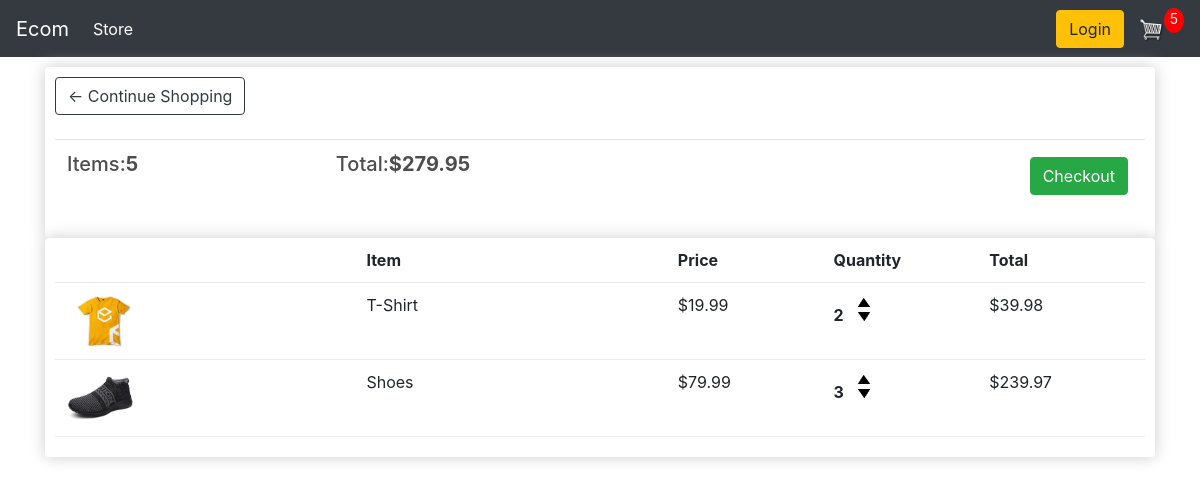
The app's page /cart/ (signed in) with its own data.
### store/models.py (models this page shows, shortened)
class Order(models.Model):
    customer = models.ForeignKey(Customer, on_delete=models.SET_NULL, blank=True, null=True)
    date_ordered = models.DateTimeField(auto_now_add=True, )
    complete = models.BooleanField(default=False, null=True, blank=False)
    transaction_id = models.CharField(max_length=200, null=True)
    @property
    def get_cart_total(self):
        orderitems = self.orderitem_set.all()
        total = sum([item.get_total for item in orderitems])
        return total
    @property
    def get_cart_items(self):
        orderitems = self.orderitem_set.all()
        total = sum([item.quantity for item in orderitems])
        return total

class OrderItem(models.Model):
    product = models.ForeignKey(Product, on_delete=models.SET_NULL, blank=True, null=True)
    order = models.ForeignKey(Order, on_delete=models.SET_NULL, blank=True, null=True)
    quantity = models.IntegerField(default=0, null=True, blank=True)
    date_added = models.DateTimeField(auto_now_add=True)
    @property
    def get_total(self):
        total = self.product.price * self.quantity
        return total

class Product(models.Model):
    name = models.CharField(max_length=200, null=True)
    price = models.DecimalField(max_digits=8, decimal_places=2)
    digital = models.BooleanField(default=False, null=True, blank=False)
    image = models.ImageField(null=True, blank=True)
    @property
    def imageURL(self):
        try:
            url = self.image.url
        except:
            url = ''
        return url

### store/views.py (the view)
# urls.py: path('cart/', views.cart, name="cart"),
def cart(request):
    data = cartData(request)
    cartItems = data['cartItems']
    order = data['order']
    items = data['items']
    context = {'items': items, 'order': order, 'cartItems': cartItems}
    return render(request, 'store/cart.html', context)

### store/utils.py (called while the page is built)
def cartData(request):
    if request.user.is_authenticated:
        customer = request.user.customer
        order, created = Order.objects.get_or_create(customer=customer, complete=False)
        items = order.orderitem_set.all()
        cartItems = order.get_cart_items
    else:
        cookieData = cookieCart(request)
        cartItems = cookieData['cartItems']
        order = cookieData['order']
        items = cookieData['items']
    return {'cartItems': cartItems, 'order': order, 'items': items}

### store/Templates/store/cart.html
{% extends 'store/main.html' %}
{% load static %}
{% block content %}
    <div class="row">
        <div class="col-lg-12">
            <div class="box-element">
                <a class="btn btn-outline-dark" href="{% url 'store' %}">&#x2190; Continue Shopping</a>
                <br>
                <br>
                <table class="table">
                    <tr>
                        <th><h5>Items:<strong>{{ order.get_cart_items }}</strong></h5></th>
                        <th><h5>Total:<strong>${{ order.get_cart_total|floatformat:2}}</strong></h5></th>
                        <th>
                            <a style="float: right; margin: 5px;" class="btn btn-success" href="{% url 'checkout' %}" >Checkout</a>
                        </th>
                    </tr>
                </table>
            </div>
            <div class="box-element">
                <div class="cart-row">
                    <div style="flex:2"></div>
                    <div style="flex:2"><strong>Item</strong></div>
                    <div style="flex:1"><strong>Price</strong></div>
                    <div style="flex:1"><strong>Quantity</strong></div>
                    <div style="flex:1"><strong>Total</strong></div>
                </div>
                {% for item in items %}
                <div class="cart-row">
                    <div style="flex:2"><img class="row-image" src="{{ item.product.imageURL }}"></div>
                    <div style="flex:2">{{ item.product.name }}</div>
                    <div style="flex:1">${{ item.product.price|floatformat:2}}</div>
                    <div style="flex:1">
                        <p class="quantity">{{ item.quantity }}</p>
                        <div class="quantity">
                            <img  data-product={{ item.product.id }} data-action='add' class="chg-quantity update-cart" src="{% static 'images/up.png' %}">
                            <img data-product={{ item.product.id }} data-action='remove' class="chg-quantity update-cart" src="{% static 'images/down.png' %}">
                        </div>
                    </div>
                    <div style="flex:1">${{ item.get_total|floatformat:2 }}</div>
                </div>
                {% endfor %}
            </div>
        </div>
    </div>
{% endblock %}

### static/css/main.css (style rules this page uses)
body { background-color: hsl(0, 0%, 98%); }
h1,h2,h3,h4,h5,h6 { color:hsl(0, 0%, 30%); }
.box-element { box-shadow:hsl(0, 0%, 80%) 0 0 16px; background-color: #fff; border-radius: 4px; padding: 10px; }
.col-lg-4, .col-lg-6, .col-lg-8, .col-lg-12 { margin-top: 10px; }
.btn { border-radius: 0; }
.row-image { width: 100px; }
.cart-row { display: flex; align-items: flex-stretch; padding-bottom: 10px; margin-bottom: 10px; border-bottom: 1px solid #ececec; }
.quantity { display: inline-block; font-weight: 700; padding-right:10px; }
.chg-quantity { width: 12px; cursor: pointer; display: block; margin-top: 5px; transition:.1s; }

### records on screen
Order: get_cart_items "5", get_cart_total "279.95"
OrderItem: product.imageURL (picture), product.name "T-Shirt", product.price "19.99", quantity "2", get_total "39.98"
OrderItem: product.imageURL (picture), product.name "Shoes", product.price "79.99", quantity "3", get_total "239.97"

### other values on screen
{{ cartItems }} "5"
